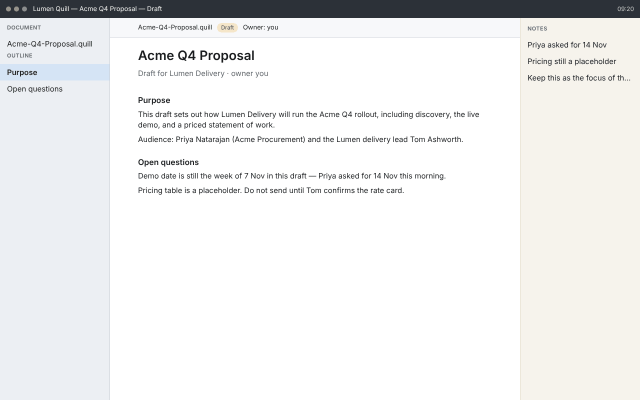
#> input picture tests/fixtures/day_acme_q4/frames/2026-10-31/03841d30-2911-5a8c-b714-1a721061c9a1.png, 1280 x 800 px (shown at 1/2 size)
$ python -i dedup.py   (imports and definitions only)
#> lines starting #> are read from the running program, lines starting #| are printed output that depends on the picture
"""Perceptual hashes of spool PNGs for near-duplicate consecutive frames.

pHash (DCT) and dHash (gradient) are 64-bit hex strings. They identify
near-identical images; they do not contain enough information to reconstruct
pixels (64 bits vs millions of image bits). Raw PNG bytes never leave this
module except as those hashes.
"""

from __future__ import annotations

import math
from dataclasses import dataclass
from pathlib import Path

from PIL import Image

HASH_HEX_LEN = 16
DEFAULT_DEDUP_THRESHOLD = 4
PHASH_SIZE = 8
PHASH_FREQ = 4  # 32×32 sample, then 8×8 low-frequency DCT block
DHASH_WIDTH = 9
DHASH_HEIGHT = 8


@dataclass(frozen=True)
class FrameHashes:
    """Content-free 64-bit perceptual hashes of one PNG."""

    phash: str
    dhash: str

    def __post_init__(self) -> None:
        for name, value in (("phash", self.phash), ("dhash", self.dhash)):
            if len(value) != HASH_HEX_LEN:
                raise ValueError(f"{name} must be {HASH_HEX_LEN} hex characters")
            int(value, 16)


@dataclass(frozen=True)
class DedupDecision:
    """Whether ``current`` is a near-duplicate of ``previous``."""

    duplicate: bool
    distance: int
    threshold: int
    previous_frame_id: str
    frame_id: str


class DedupError(ValueError):
    """PNG could not be hashed."""


def hash_png(path: Path) -> FrameHashes:
    """Compute pHash and dHash from a spool PNG. Does not keep pixel buffers."""
    try:
        with Image.open(path) as image:
#> image is the input picture: PIL image 1280x800 P; mean R, G, B 237.3, 237.6, 237.5
            rgb = image.convert("RGB")
            phash = perceptual_hash_hex(rgb)
            dhash = difference_hash_hex(rgb)
            rgb.close()
    except (OSError, ValueError) as exc:
        raise DedupError(f"{path.name}: cannot hash PNG") from exc
    return FrameHashes(phash=phash, dhash=dhash)


def perceptual_hash_hex(image: Image.Image) -> str:
    """64-bit DCT pHash (8×8 low frequencies of a 32×32 grayscale sample)."""
    sample = PHASH_SIZE * PHASH_FREQ
    gray = image.convert("L").resize((sample, sample), Image.Resampling.LANCZOS)
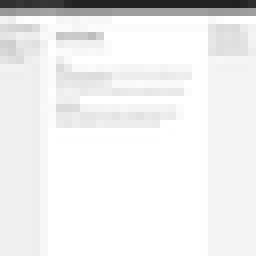
#> gray: PIL image 32x32 L (shown 8 times larger); min 32, max 255, mean 237.1
    pixels = list(gray.tobytes())
#> pixels = 1024 values, max 255 at index 69, min 32 at index 29, mean 237.1
    grid = [
        [float(pixels[row * sample + col]) for col in range(sample)] for row in range(sample)
    ]
#> grid = 32 items
    dct_rows = [_dct_ii(row) for row in grid]
#> dct_rows = 32 items
    dct = [_dct_ii([dct_rows[row][col] for row in range(sample)]) for col in range(sample)]
#> dct = 32 items
    # dct[col] is now a column-wise transform; rebuild the 8×8 low-frequency block.
    block: list[float] = []
    for row in range(PHASH_SIZE):
        for col in range(PHASH_SIZE):
            block.append(dct[col][row])
#> after the loop, block = 64 values, max 242745 at index 0, min -11637 at index 8, mean 2808.9
    median = _median(block)
#> in _median, `ordered = sorted(values)`: ordered = 64 values from -11637 to 242745
#> in _median, `count = len(ordered)`: count = 64
#> in _median, `mid = count // 2`: mid = 32
#> median = 24.5
    bits = 0
    for index, value in enumerate(block):
        if value >= median:
            bits |= 1 << (63 - index)
#> this loop made 64 passes
#> (value, bits) on passes 1, 4, 11, 12, 13, 18, 21, 26, 31, 32, 34, 35: (242745, 9223372036854775808), (445.4, 10376293541461622784), (543.9, 10385300740716363776), (556.1, 10389804340343734272), (305.3, 10392056140157419520), (213.5, 10392126508901597184), (89.9, 10392135304994619392), (380.4, 10392135579872526336), (189.3, 10392135588462460928), (89.75, 10392135592757428224), (230.3, 10392135593831170048), (630.2, 10392135594368040960)
#> bits on passes 61 to 64: 10392135594611141992, 10392135594611141996, 10392135594611141998, 10392135594611141999
#> after the loop, bits = 10392135594611141999
#> in hash_png, `phash = perceptual_hash_hex(rgb)`: phash = '903848436e7d6d6f'
    return f"{bits:016x}"


def difference_hash_hex(image: Image.Image) -> str:
    """64-bit dHash: 9×8 grayscale, bit set when a pixel is darker than its right neighbour."""
    gray = image.convert("L").resize((DHASH_WIDTH, DHASH_HEIGHT), Image.Resampling.LANCZOS)
    pixels = list(gray.tobytes())
#> pixels = 72 values, max 255 at index 13, min 175 at index 0, mean 238.8
    bits = 0
    for row in range(DHASH_HEIGHT):
        for col in range(DHASH_HEIGHT):
            left = pixels[row * DHASH_WIDTH + col]
            right = pixels[row * DHASH_WIDTH + col + 1]
            if left > right:
                bits |= 1 << (63 - (row * DHASH_HEIGHT + col))
#> after the loop, bits = 4774740582641894147
    return f"{bits:016x}"


def hamming_distance(left: str, right: str) -> int:
    """Bit count of XOR of two 16-char hex hashes."""
    return bin(int(left, 16) ^ int(right, 16)).count("1")


def decide_duplicate(
    current: FrameHashes,
    previous: FrameHashes,
    *,
    frame_id: str,
    previous_frame_id: str,
    threshold: int = DEFAULT_DEDUP_THRESHOLD,
) -> DedupDecision:
    """Near-duplicate when *either* pHash or dHash is within ``threshold``."""
    if threshold < 0:
        raise ValueError("dedup threshold must be >= 0")
    distance = min(
        hamming_distance(current.phash, previous.phash),
        hamming_distance(current.dhash, previous.dhash),
    )
    return DedupDecision(
        duplicate=distance <= threshold,
        distance=distance,
        threshold=threshold,
        previous_frame_id=previous_frame_id,
        frame_id=frame_id,
    )


def _dct_ii(vector: list[float]) -> list[float]:
    """Unnormalised DCT-II. Scale is irrelevant because we threshold on the median."""
    n = len(vector)
    factor = math.pi / n
    out = [0.0] * n
    for k in range(n):
        total = 0.0
        for index, value in enumerate(vector):
            total += value * math.cos(factor * (index + 0.5) * k)
        out[k] = total
    return out


def _median(values: list[float]) -> float:
    ordered = sorted(values)
    count = len(ordered)
    mid = count // 2
    if count % 2:
        return ordered[mid]
    return (ordered[mid - 1] + ordered[mid]) / 2.0

>>> result = hash_png('../../../tests/fixtures/day_acme_q4/frames/2026-10-31/03841d30-2911-5a8c-b714-1a721061c9a1.png')
#> in hash_png, `dhash = difference_hash_hex(rgb)`: dhash = '4243494323030303'

$ run again, on tests/fixtures/day_acme_q4/frames/2026-10-31/0817291a-dcec-56c0-b0e6-973ef555a18f.png
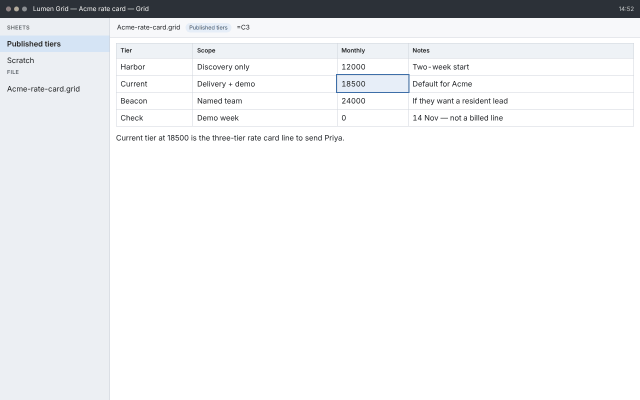
#> input picture tests/fixtures/day_acme_q4/frames/2026-10-31/0817291a-dcec-56c0-b0e6-973ef555a18f.png, 1280 x 800 px (shown at 1/2 size)
#> in hash_png, image is the input picture: PIL image 1280x800 P; mean R, G, B 239.2, 240.3, 241.7
#> in perceptual_hash_hex, `gray = image.convert("L").resize((sample, sample), Image.Resampling.LA..`:
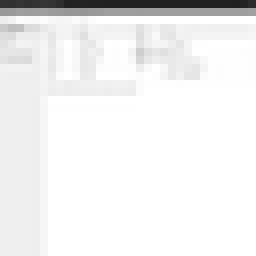
#> gray: PIL image 32x32 L (shown 8 times larger); min 32, max 255, mean 239.8
#> in perceptual_hash_hex, `pixels = list(gray.tobytes())`: pixels = 1024 values, max 255 at index 76, min 32 at index 29, mean 239.8
#> grid = 32 items
#> after the loop in perceptual_hash_hex, `for row in range(PHASH_SIZE):`: block = 64 values, max 245536 at index 0, min -12028.2 at index 8, mean 2811.4
#> ordered = 64 values from -12028.2 to 245536
#> count = 64
#> mid = 32
#> median = 21.24
#> the loop in perceptual_hash_hex, `for index, value in enumerate(block):` made 64 passes
#> (value, bits) on passes 1, 8, 10, 11, 13, 14, 18, 19: (245536, 9223372036854775808), (173.7, 9295429630892703744), (106.4, 9313444029402185728), (675.4, 9322451228656926720), (256.5, 9324703028470611968), (52.45, 9325828928377454592), (250.2, 9325899297121632256), (231.8, 9325934481493721088)
#> after the loop in perceptual_hash_hex, `for index, value in enumerate(block):`: bits = 9325948029201775483
#> phash = '816c6c5252537b7b'
#> in difference_hash_hex, `pixels = list(gray.tobytes())`: pixels = 72 values, max 255 at index 13, min 172 at index 0, mean 241.9
#> after the loop in difference_hash_hex, `for row in range(DHASH_HEIGHT):`: bits = 5190402968591007744
#> dhash = '4808040000000000'

$ run again, on tests/fixtures/day_acme_q4/frames/2026-10-31/0e259183-c311-5453-b56c-8acd270d6954.png
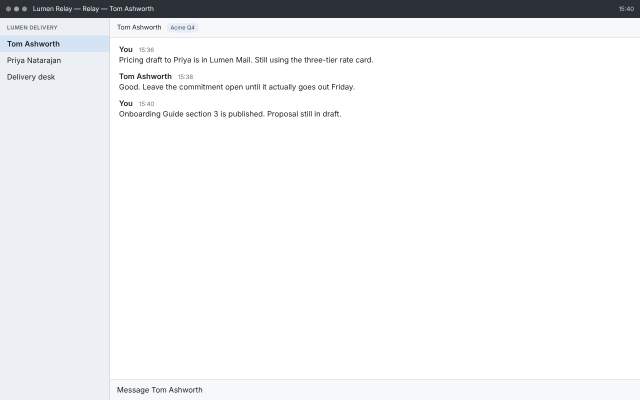
#> input picture tests/fixtures/day_acme_q4/frames/2026-10-31/0e259183-c311-5453-b56c-8acd270d6954.png, 1280 x 800 px (shown at 1/2 size)
#> in hash_png, image is the input picture: PIL image 1280x800 P; mean R, G, B 240, 241, 242.2
#> in perceptual_hash_hex, `gray = image.convert("L").resize((sample, sample), Image.Resampling.LA..`:
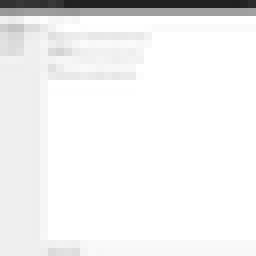
#> gray: PIL image 32x32 L (shown 8 times larger); min 32, max 255, mean 240.5
#> in perceptual_hash_hex, `pixels = list(gray.tobytes())`: pixels = 1024 values, max 255 at index 74, min 32 at index 29, mean 240.5
#> grid = 32 items
#> after the loop in perceptual_hash_hex, `for row in range(PHASH_SIZE):`: block = 64 values, max 246244 at index 0, min -10738.2 at index 16, mean 2814.2
#> ordered = 64 values from -10738.2 to 246244
#> count = 64
#> mid = 32
#> median = -45.75
#> the loop in perceptual_hash_hex, `for index, value in enumerate(block):` made 64 passes
#> (value, bits) on passes 1, 7, 8, 11, 12, 15, 19, 20: (246244, 9223372036854775808), (114.3, 9367487224930631680), (134.7, 9439544818968559616), (326.1, 9448552018223300608), (245.7, 9453055617850671104), (-43.46, 9453618567804092416), (219.8, 9453653752176181248), (232.9, 9453671344362225664)
#> after the loop in perceptual_hash_hex, `for index, value in enumerate(block):`: bits = 9453684819492962171
#> phash = '83323c416c617f7b'
#> in difference_hash_hex, `pixels = list(gray.tobytes())`: pixels = 72 values, max 255 at index 14, min 169 at index 0, mean 242.3
#> after the loop in difference_hash_hex, `for row in range(DHASH_HEIGHT):`: bits = 1152921504606846976
#> dhash = '1000000000000000'

$ run again, on tests/fixtures/day_acme_q4/frames/2026-10-31/0effb2c0-e6e2-52a1-8e86-a1b3c1ddfd06.png
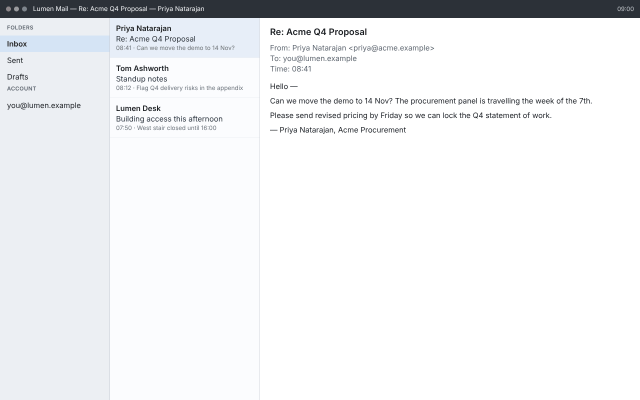
#> input picture tests/fixtures/day_acme_q4/frames/2026-10-31/0effb2c0-e6e2-52a1-8e86-a1b3c1ddfd06.png, 1280 x 800 px (shown at 1/2 size)
#> in hash_png, image is the input picture: PIL image 1280x800 P; mean R, G, B 238.5, 239.7, 241.5
#> in perceptual_hash_hex, `gray = image.convert("L").resize((sample, sample), Image.Resampling.LA..`:
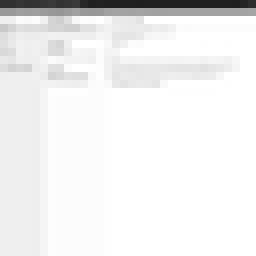
#> gray: PIL image 32x32 L (shown 8 times larger); min 31, max 255, mean 239.2
#> in perceptual_hash_hex, `pixels = list(gray.tobytes())`: pixels = 1024 values, max 255 at index 76, min 31 at index 17, mean 239.2
#> grid = 32 items
#> after the loop in perceptual_hash_hex, `for row in range(PHASH_SIZE):`: block = 64 values, max 244954 at index 0, min -11881.1 at index 8, mean 2818.1
#> ordered = 64 values from -11881.1 to 244954
#> count = 64
#> mid = 32
#> median = -8.61
#> the loop in perceptual_hash_hex, `for index, value in enumerate(block):` made 64 passes
#> (value, bits) on passes 1, 7, 11, 12, 13, 14, 15, 19: (244954, 9223372036854775808), (263.1, 9367487224930631680), (688.4, 9376494424185372672), (134, 9380998023812743168), (143.3, 9383249823626428416), (193.6, 9384375723533271040), (246.4, 9384938673486692352), (318.5, 9384973857858781184)
#> after the loop in perceptual_hash_hex, `for index, value in enumerate(block):`: bits = 9385007330442177130
#> phash = '823e3e7171716a6a'
#> in difference_hash_hex, `pixels = list(gray.tobytes())`: pixels = 72 values, max 255 at index 14, min 171 at index 2, mean 241.3
#> after the loop in difference_hash_hex, `for row in range(DHASH_HEIGHT):`: bits = 14992500889141379072
#> dhash = 'd010102000000000'
